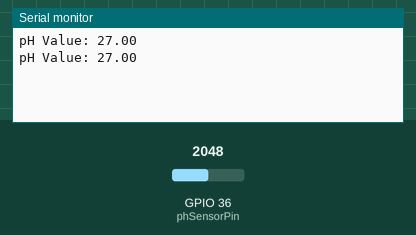
This sketch was run on a simulated ESP32. Shown: the last lines printed to the serial monitor. The inputs (shaded band) are chosen by the test bench; at power-on: GPIO 36 (phSensorPin) = 2048.

Above: at 1.8 s.
1.9 s: GPIO 36 (phSensorPin) set to 2866
At 2.4 s:
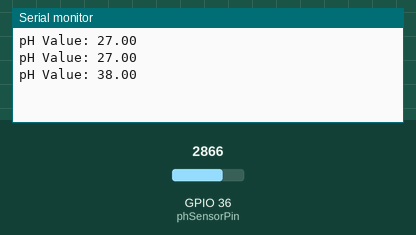
3.4 s: GPIO 36 (phSensorPin) set to 3603
At 4.8 s:
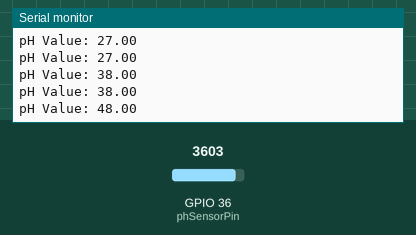
Timing chart, 0 to 6.4 s (numbered marks = the images above; inputs shaded):
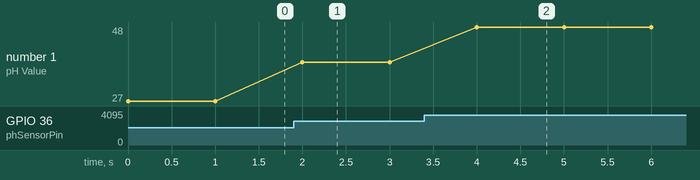

The sketch:

esp32Counter.ino
```cpp
#include <Arduino.h>

// Define the analog pin connected to the pH sensor
const int phSensorPin = A0;

void setup() {
  Serial.begin(115200);
}

void loop() {
  // Read the analog value from the pH sensor
  int sensorValue = analogRead(phSensorPin);

  // Convert the analog value to pH
  float pHValue = mapToPH(sensorValue);

  // Print the pH value to the Serial Monitor
  Serial.print("pH Value: ");
  Serial.println(pHValue, 2); // Print with 2 decimal places

  // Add a delay between readings
  delay(1000); // Adjust the delay as needed
}

float mapToPH(int sensorValue) {
  // Map the sensor values to pH values based on your observations.
  // This is a linear approximation and may not be accurate without calibration.
  // You should gather data by testing known pH solutions and adjust these values.

  // Adjust these mapping values based on your observations and calibrations.
  float pHValue;

  if (sensorValue < 100) {
    // Adjust these values to match your sensor's behavior.
    pHValue = map(sensorValue, 0, 100, 0.0, 4.0);
  } else if (sensorValue < 500) {
    // Adjust these values to match your sensor's behavior.
    pHValue = map(sensorValue, 100, 500, 4.0, 7.0);
  } else {
    // Adjust these values to match your sensor's behavior.
    pHValue = map(sensorValue, 500, 1023, 7.0, 14.0);
  }

  return pHValue;
}
```

Measured:
- after the input at 1.9 s, the serial monitor: prints a new line after 0.10 s (image 1)
- after the input at 3.4 s, the serial monitor: prints a new line after 0.60 s (image 2)
- plotted number 1: 27 → 38 after the input at 1.9 s, 38 → 48 after the input at 3.4 s
